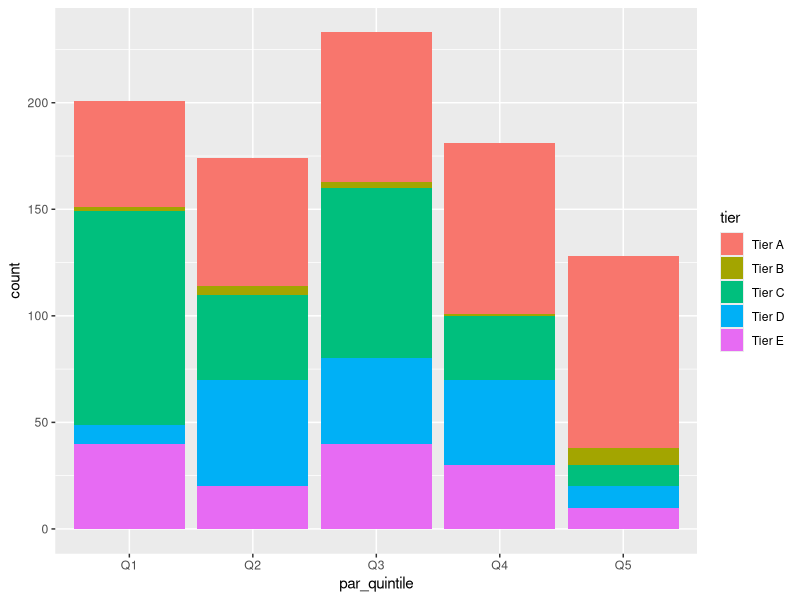

Generate this figure with R:
## ---- chunk 1
library(tidyverse)
tier1pc <- read.csv("chris_gather.csv")
## ---- chunk 2
tier_gather <- tier1pc %>%
     gather(par_quintile, count, count_ktop1_cond_par_q1:count_ktop1_cond_par_q5)
## ---- chunk 3
tier_gather <- tier_gather %>%
     mutate(par_quintile = factor(par_quintile,
                                  labels = c("Q1", "Q2", "Q3", "Q4", "Q5")),
            tier = factor(tier,
                          labels = c("Tier A", "Tier B", "Tier C", "Tier D", "Tier E")))
## ---- chunk 4
p1 <- ggplot(tier_gather, aes(x = par_quintile, y = count, fill = tier))
p1 + geom_col()
## ---- chunk 5
my_gather <- tier1pc %>%
  gather(par_quintile, count, count_ktop1_cond_par_q1:count_ktop1_cond_par_q5)
## ---- chunk 6
 
